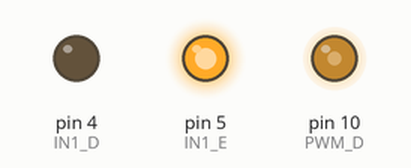
Bench run of a sketch on a simulated Arduino Uno, built with avr-gcc and run on an emulated ATmega328P. On the bench: output pins drawn as LEDs (lit = HIGH).

Above: at 0.05 s.
At 2.95 s:
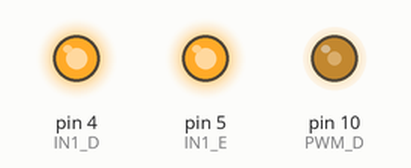
Timing chart, 0 to 3.5 s (numbered marks = the images above):
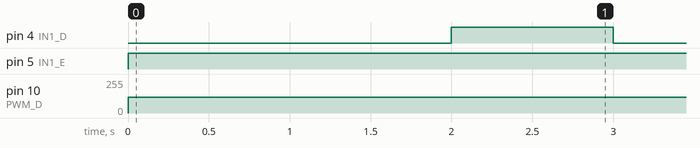

The sketch:

teste1.ino
```cpp
//Variáveis driver

#define IN1_D 4 //laranjas
#define IN1_E 5 //amarelos
#define PWM_D 10 //azul

#define IN2_D 6 //laranjas
#define IN2_E 7 //amarelos
#define PWM_E 11 //azul


#define pot 120

void setup() {
  // put your setup code here, to run once:
  pinMode(IN1_E, OUTPUT);
  pinMode(IN1_D, OUTPUT);
  pinMode(PWM_D, OUTPUT);
//  pinMode(IN2_E, OUTPUT);
//  pinMode(IN2_D, OUTPUT);
//  pinMode(PWM_E, OUTPUT);
}

void loop() {
  // put your main code here, to run repeatedly:

  analogWrite(PWM_D, pot);
  digitalWrite(IN1_E, HIGH);
  digitalWrite(IN1_D, LOW);
//  analogWrite(PWM_E, pot);
//  digitalWrite(IN2_E, HIGH);
//  digitalWrite(IN2_D, LOW);

  delay(2000);

  digitalWrite(IN1_E, HIGH);
  digitalWrite(IN1_D, HIGH);
//  digitalWrite(IN2_E, LOW);
//  digitalWrite(IN2_D, LOW);
  delay(1000);


//
//  analogWrite(PWM_D, pot);
//  digitalWrite(IN1_E, LOW);
//  digitalWrite(IN1_D, HIGH);
//  delay(2000);
}
```

Measured:
- by itself, pin 4 (IN1_D): alternates HIGH for 1.0 s and LOW for 2.0 s
- by itself, pin 5 (IN1_E): LOW → HIGH at 0.00 s
- by itself, pin 10 (PWM_D): 0/255 → 120/255 at 0.00 s
